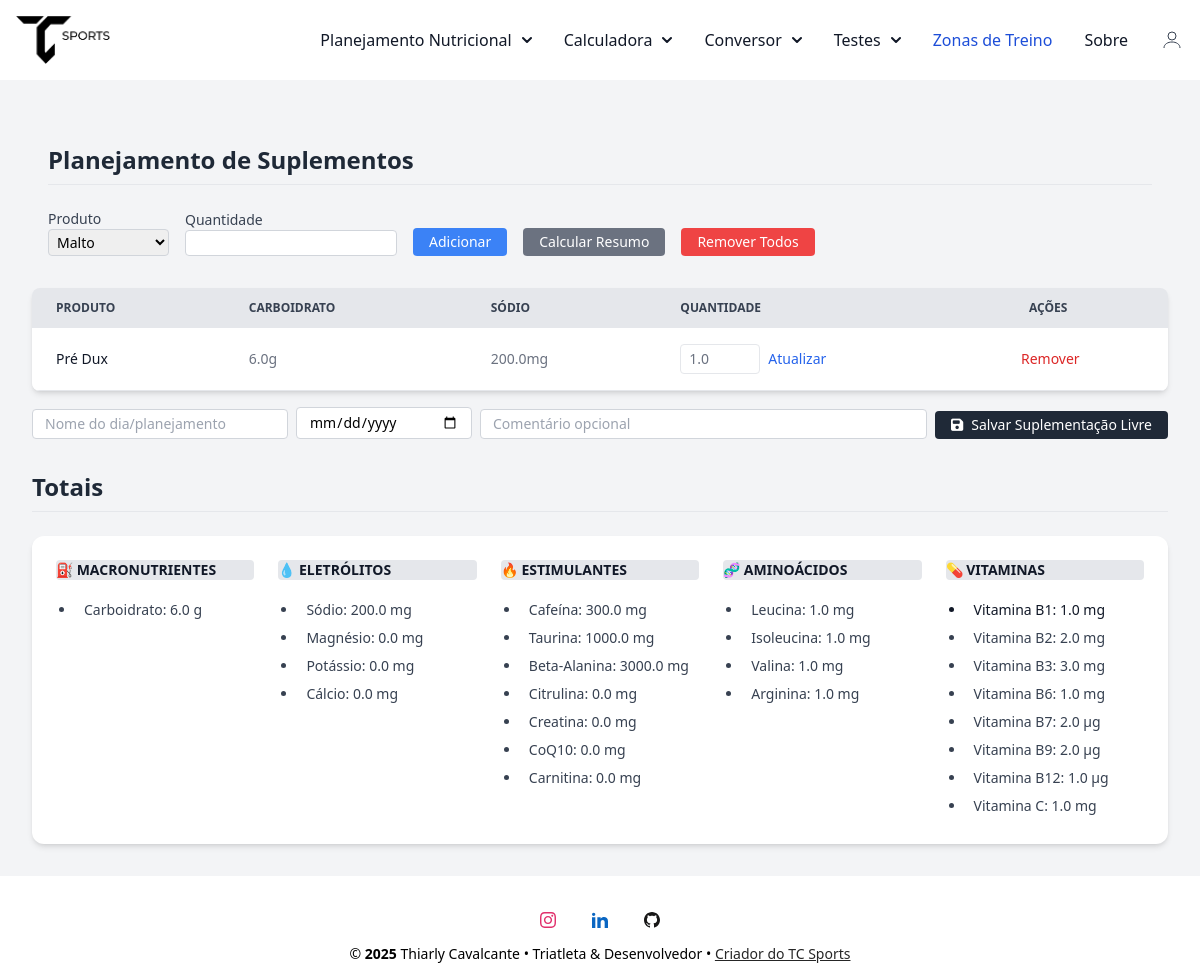
/planejamento (signed in), run on the app's committed database.
### conversor/models.py (models this page shows, shortened)
class PlanejamentoItem(database.Model):
    __tablename__ = 'planejamento_itens'
    id = database.Column(database.Integer, primary_key=True)
    user_id = database.Column(database.Integer, database.ForeignKey('user.id'), nullable=False)
    suplemento_id = database.Column(database.Integer, database.ForeignKey('suplementos.id', ondelete='SET NULL'))
    quantidade = database.Column(database.Float, nullable=False)
    suplemento = database.relationship('Suplemento', lazy=True)

class Suplemento(database.Model):
    __tablename__ = 'suplementos'
    id = database.Column(database.Integer, primary_key=True)
    user_id = database.Column(database.Integer, database.ForeignKey('user.id'), nullable=False)
    nome = database.Column(database.String(100), nullable=False)
    tipo = database.Column(database.String(50), nullable=False)
    marca = database.Column(database.String(50))
    gramas_por_porcao = database.Column(database.Float)
    descricao_porcao = database.Column(database.String(50))
    carbo = database.Column(database.Float)
    sodio = database.Column(database.Float)
    magnesio = database.Column(database.Float)
    potassio = database.Column(database.Float)
    calcio = database.Column(database.Float)
    cloro = database.Column(database.Float)
    fosforo = database.Column(database.Float)
    zinco = database.Column(database.Float)
    cafeina = database.Column(database.Float)
    taurina = database.Column(database.Float)
    beta_alanina = database.Column(database.Float)
    citrulina = database.Column(database.Float)
    creatina = database.Column(database.Float)
    coq10 = database.Column(database.Float)
    carnitina = database.Column(database.Float)
    leucina = database.Column(database.Float)
    isoleucina = database.Column(database.Float)
    valina = database.Column(database.Float)
    arginina = database.Column(database.Float)
    vit_b1 = database.Column(database.Float)
    vit_b2 = database.Column(database.Float)
    vit_b3 = database.Column(database.Float)
    vit_b6 = database.Column(database.Float)
    vit_b7 = database.Column(database.Float)
    vit_b9 = database.Column(database.Float)
    vit_b12 = database.Column(database.Float)
    vit_c = database.Column(database.Float)
    comentario = database.Column(database.Text)  # campo livre para observações
    ingredientes = database.Column(database.Text)  # composição ou descrição dos ingredientes

### conversor/router.py (the view, shortened to what this page needs)
@app.route('/planejamento', methods=['GET', 'POST'])
@login_required
def planejamento():
    form = PlanningItemForm()
    form.suplemento_id.choices = [
        (s.id, s.nome) for s in Suplemento.query.filter_by(user_id=current_user.id)
    ]
    itens = PlanejamentoItem.query.filter_by(user_id=current_user.id).all()
    itens_validos = []
    for item in itens:
        if item.suplemento is None:
            database.session.delete(item)
        else:
            itens_validos.append(item)
    database.session.commit()  # aplica exclusões
    totais = calcular_totais_planejamento(itens_validos)
    return render_template('planejamento.html', form=form, itens=itens_validos, totais=totais)

### conversor/forms.py
class PlanningItemForm(FlaskForm):
    suplemento_id = SelectField('Produto', coerce=int, validators=[DataRequired()])
    quantidade = DecimalField('Quantidade', places=2, rounding=None, validators=[DataRequired(), NumberRange(min=0.01)])
    submit = SubmitField('Adicionar')

### conversor/models.py (called while the page is built)
@login_manager.user_loader
def load_user(user_id):
    return User.query.get(int(user_id))

### conversor/utils.py (called while the page is built)
def calcular_totais_planejamento(itens):
    totais = {
        'carbo': 0, 'sodio': 0, 'magnesio': 0, 'potassio': 0, 'calcio': 0,
        'cafeina': 0, 'taurina': 0, 'beta_alanina': 0, 'citrulina': 0,
        'creatina': 0, 'coq10': 0, 'carnitina': 0,
        'leucina': 0, 'isoleucina': 0, 'valina': 0, 'arginina': 0,
        'vit_b1': 0, 'vit_b2': 0, 'vit_b3': 0, 'vit_b6': 0,
        'vit_b7': 0, 'vit_b9': 0, 'vit_b12': 0, 'vit_c': 0
    }
    for item in itens:
        suplemento = item.suplemento
        if suplemento is None:
            flash("Um suplemento usado neste planejamento foi removido e será ignorado.", "warning")
            continue
        for key in totais:
            valor = getattr(suplemento, key, 0) or 0
            totais[key] += valor * item.quantidade
    return totais

### conversor/templates/planejamento.html (shortened to what this page needs)
{% extends "base.html" %}
{% block content %}
<div class="max-w-7xl mx-auto py-8 px-4 sm:px-6 lg:px-8">
<div class="flex flex-col mt-8 px-4">
  <h1 class="text-2xl font-bold text-left text-gray-800 mb-6 border-b pb-2">Planejamento de Suplementos</h1>
  <div class="flex flex-col sm:flex-row flex-wrap items-end gap-4 mb-8">
    <form method="POST" class="flex flex-wrap items-end gap-4">
      <div class="w-full sm:w-auto">
        {{ form.suplemento_id.label(class="block text-sm font-medium text-gray-700") }}
        {{ form.suplemento_id(class="border border-gray-300 rounded px-1 py-0.5 text-sm w-full") }}
      </div>
      <div class="w-full sm:w-auto">
        {{ form.quantidade.label(class="block text-sm font-medium text-gray-700") }}
        {{ form.quantidade(class="border border-gray-300 rounded px-1 py-0.5 text-sm w-full", step="0.01", min="0.01") }}
      </div>
      <button type="submit" class="bg-blue-500 text-white text-sm px-4 py-1 rounded hover:bg-blue-600 w-full sm:w-auto">
        Adicionar
      </button>
    </form>
    <a href="{{url_for('resumo_view')}}" class="bg-gray-500 text-white text-sm text-center px-4 py-1 rounded hover:bg-gray-600 w-full sm:w-auto">Calcular Resumo</a>
    <form method="POST" class="w-full sm:w-auto" action="{{ url_for('remover_todos_itens') }}" onsubmit="return confirm('Deseja remover todos os itens?')">
      <button type="submit" class="bg-red-500 text-white text-sm px-4 py-1 rounded hover:bg-red-600 w-full sm:w-auto">
        Remover Todos
      </button>
    </form>
  </div>
</div>
  {% if itens %}
    <div class="relative overflow-x-auto shadow-md sm:rounded-lg">
      <table class="w-full text-sm text-left rtl:text-right text-gray-500 dark:text-gray-400">
        <thead class="text-xs text-gray-700 uppercase bg-gray-200 dark:bg-gray-700 dark:text-gray-400">
          <tr>
            <th scope="col" class="px-6 py-3 ">Produto</th>
            <th scope="col" class="px-6 py-3 ">Carboidrato</th>
            <th scope="col" class="px-6 py-3 ">Sódio</th>
            <th scope="col" class="px-6 py-3 ">Quantidade</th>
            <th scope="col" class="px-6 py-3 ">Ações</th>
          </tr>
        </thead>
        <tbody>
          {% for item in itens %}
          <tr class="bg-white border-b dark:bg-gray-800 dark:border-gray-700 border-gray-200" >
            <th scope="row" class="px-6 py-4 font-medium text-gray-900 whitespace-nowrap dark:text-white">{{ item.suplemento.nome }}</th>
            <td class="px-6 py-4 whitespace-nowrap">
              {{ (item.suplemento.carbo or 0) * item.quantidade | round(1) }}g
            </td>
            <td class="px-6 py-4 whitespace-nowrap">
              {{ (item.suplemento.sodio or 0) * item.quantidade | round(1) }}mg
            </td>
            <td class="px-6 py-4 whitespace-nowrap">
              <form method="POST" action="{{ url_for('atualizar_quantidade', item_id=item.id) }}" class="flex items-center gap-2">
                <input type="number" name="quantidade" value="{{ item.quantidade | float | round(2) }}" step="any" min="0.01" class="w-20 px-2 py-1 border rounded">
                <button type="submit" class="text-blue-600 hover:underline">Atualizar</button>
              </form>
            </td>
            <td class="px-4 py-2 border-b whitespace-nowrap">
              <form method="POST" action="{{ url_for('remover_item', item_id=item.id) }}" onsubmit="return confirm('Deseja remover este item?')">
                <button type="submit" class="text-red-600 hover:underline">Remover</button>
              </form>
            </td>
          </tr>
          {% endfor %}
        </tbody>
      </table>
    </div>
  {% else %}
    <p class="text-gray-600 mb-8">Nenhum item no planejamento ainda.</p>
  {% endif %}
  <form method="POST" action="{{ url_for('salvar_resumo_livre') }}"
        class="flex flex-col sm:flex-row flex-wrap items-end gap-2 mt-4 mb-8">
      <input type="text" name="nome_treino"
          placeholder="Nome do dia/planejamento"
          required
          class="w-full sm:w-64 px-3 py-1 border border-gray-300 rounded text-sm">
      <input type="date" name="data"
          required
          class="w-full sm:w-44 px-3 py-1 border border-gray-300 rounded text-sm">
      <input type="text" name="comentario"
          placeholder="Comentário opcional"
          class="w-full sm:flex-1 px-3 py-1 border border-gray-300 rounded text-sm">
      <button type="submit"
            class="bg-gray-800 text-white text-sm px-4 py-1 rounded hover:bg-gray-900 flex items-center gap-2">
      <i class="fas fa-save"></i> Salvar Suplementação Livre
      </button>
  </form>
  <div class="mt-8">
    <h2 class="text-2xl font-bold text-left text-gray-800 mb-6 border-b pb-2">Totais</h2>
    <div class="bg-white shadow-md rounded-xl p-6">
      <div class="grid grid-cols-1 sm:grid-cols-2 md:grid-cols-3 lg:grid-cols-5 gap-6">
        <div>
          <h3 class="text-sm font-semibold text-gray-900 uppercase bg-gray-200 dark:bg-gray-700 dark:text-gray-400 rounded mb-4">⛽️ Macronutrientes</h3>
          <ul class="list-disc pl-5 text-gray-800">
            <li class="px-2 py-1 font-medium text-gray-700 text-sm whitespace-nowrap dark:text-white">Carboidrato: {{ totais.carbo }} g</li>
          </ul>
        </div>
        <div>
          <h3 class="text-sm font-semibold text-gray-900 uppercase bg-gray-200 dark:bg-gray-700 dark:text-gray-400 rounded mb-4">💧 Eletrólitos</h3>
          <ul class="list-disc pl-5 text-gray-800">
            <li class="px-2 py-1 font-medium text-gray-700 text-sm whitespace-nowrap dark:text-white">Sódio: {{ totais.sodio }} mg</li>
            <li class="px-2 py-1 font-medium text-gray-700 text-sm whitespace-nowrap dark:text-white">Magnésio: {{ totais.magnesio }} mg</li>
            <li class="px-2 py-1 font-medium text-gray-700 text-sm whitespace-nowrap dark:text-white">Potássio: {{ totais.potassio }} mg</li>
            <li class="px-2 py-1 font-medium text-gray-700 text-sm whitespace-nowrap dark:text-white">Cálcio: {{ totais.calcio }} mg</li>
          </ul>
        </div>
        <div>
          <h3 class="text-sm font-semibold text-gray-900 uppercase bg-gray-200 dark:bg-gray-700 dark:text-gray-400 rounded mb-4">🔥 Estimulantes</h3>
          <ul class="list-disc pl-5 text-gray-800">
            <li class="px-2 py-1 font-medium text-gray-700 text-sm whitespace-nowrap dark:text-white">Cafeína: {{ totais.cafeina }} mg</li>
            <li class="px-2 py-1 font-medium text-gray-700 text-sm whitespace-nowrap dark:text-white">Taurina: {{ totais.taurina }} mg</li>
            <li class="px-2 py-1 font-medium text-gray-700 text-sm whitespace-nowrap dark:text-white">Beta-Alanina: {{ totais.beta_alanina }} mg</li>
            <li class="px-2 py-1 font-medium text-gray-700 text-sm whitespace-nowrap dark:text-white">Citrulina: {{ totais.citrulina }} mg</li>
            <li class="px-2 py-1 font-medium text-gray-700 text-sm whitespace-nowrap dark:text-white">Creatina: {{ totais.creatina }} mg</li>
            <li class="px-2 py-1 font-medium text-gray-700 text-sm whitespace-nowrap dark:text-white">CoQ10: {{ totais.coq10 }} mg</li>
            <li class="px-2 py-1 font-medium text-gray-700 text-sm whitespace-nowrap dark:text-white">Carnitina: {{ totais.carnitina }} mg</li>
          </ul>
        </div>
        <div>
          <h3 class="text-sm font-semibold text-gray-900 uppercase bg-gray-200 dark:bg-gray-700 dark:text-gray-400 rounded mb-4">🧬 Aminoácidos</h3>
          <ul class="list-disc pl-5 text-gray-800">
            <li class="px-2 py-1 font-medium text-gray-700 text-sm whitespace-nowrap dark:text-white">Leucina: {{ totais.leucina }} mg</li>
            <li class="px-2 py-1 font-medium text-gray-700 text-sm whitespace-nowrap dark:text-white">Isoleucina: {{ totais.isoleucina }} mg</li>
            <li class="px-2 py-1 font-medium text-gray-700 text-sm whitespace-nowrap dark:text-white">Valina: {{ totais.valina }} mg</li>
            <li class="px-2 py-1 font-medium text-gray-700 text-sm whitespace-nowrap dark:text-white">Arginina: {{ totais.arginina }} mg</li>
          </ul>
        </div>
        <div>
          <h3 class="text-sm font-semibold text-gray-900 uppercase bg-gray-200 dark:bg-gray-700 dark:text-gray-400 rounded mb-4">💊 Vitaminas</h3>
          <ul class="list-disc pl-5 text-gray-800">
            <li class="px-2 py-1 font-medium text-gray-900 text-sm whitespace-nowrap dark:text-white">Vitamina B1: {{ totais.vit_b1 }} mg</span></li>
            <li class="px-2 py-1 font-medium text-gray-700 text-sm whitespace-nowrap dark:text-white">Vitamina B2: {{ totais.vit_b2 }} mg</li>
            <li class="px-2 py-1 font-medium text-gray-700 text-sm whitespace-nowrap dark:text-white">Vitamina B3: {{ totais.vit_b3 }} mg</li>
            <li class="px-2 py-1 font-medium text-gray-700 text-sm whitespace-nowrap dark:text-white">Vitamina B6: {{ totais.vit_b6 }} mg</li>
            <li class="px-2 py-1 font-medium text-gray-700 text-sm whitespace-nowrap dark:text-white">Vitamina B7: {{ totais.vit_b7 }}  µg</li>
            <li class="px-2 py-1 font-medium text-gray-700 text-sm whitespace-nowrap dark:text-white">Vitamina B9: {{ totais.vit_b9 }}  µg</li>
            <li class="px-2 py-1 font-medium text-gray-700 text-sm whitespace-nowrap dark:text-white">Vitamina B12: {{ totais.vit_b12 }}  µg</li>
            <li class="px-2 py-1 font-medium text-gray-700 text-sm whitespace-nowrap dark:text-white">Vitamina C: {{ totais.vit_c }} mg</li>
          </ul>
        </div>
      </div>
    </div>
  </div>
</div>
{% endblock %}

### conversor/static/css/style.css (style rules this page uses)
html { height: 100%; }
body { display: flex; flex-direction: column; min-height: 100vh; margin: 0; }

### data on the page
PlanejamentoItem: suplemento.nome "Pré Dux", quantidade "1.0"
Suplemento: (item.suplemento.carboor0)*item.quantidade|round(1) "6.0", (item.suplemento.sodioor0)*item.quantidade|round(1) "200.0"

### other printed values
{{ totais.carbo }} "6.0"
{{ totais.sodio }} "200.0"
{{ totais.magnesio }} "0.0"
{{ totais.potassio }} "0.0"
{{ totais.calcio }} "0.0"
{{ totais.cafeina }} "300.0"
{{ totais.taurina }} "1000.0"
{{ totais.beta_alanina }} "3000.0"
{{ totais.citrulina }} "0.0"
{{ totais.creatina }} "0.0"
{{ totais.coq10 }} "0.0"
{{ totais.carnitina }} "0.0"
{{ totais.leucina }} "1.0"
{{ totais.isoleucina }} "1.0"
{{ totais.valina }} "1.0"
